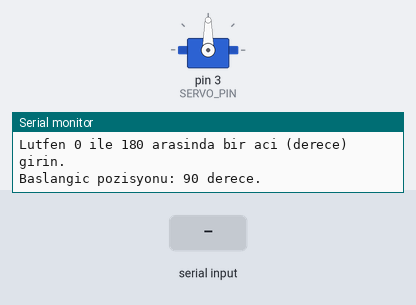
A sketch run on a simulated Arduino Uno, built with avr-gcc and run on an emulated ATmega328P. Parts: servo, the last lines printed to the serial monitor. The test bench sets the inputs (shaded band).

Above: at 1.2 s.
1.3 s: "30,150\n" received over Serial
At 2.1 s:
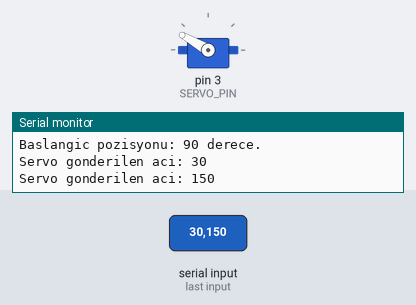
At 3.5 s:
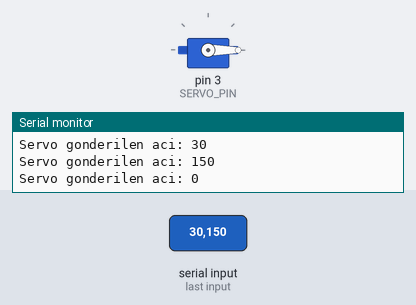
3.8 s: "90,45\n" received over Serial
At 4.6 s:
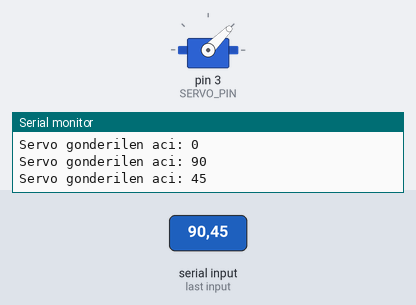
Timing chart, 0 to 6.8 s (numbered marks = the images above; inputs shaded):
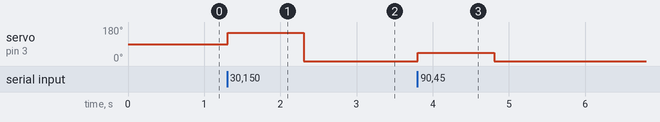

Measured:
- after the input at 1.3 s, servo on pin 3 (SERVO_PIN): 90° → 150° at once, → 0° 1.0 s later
- after the input at 3.8 s, servo on pin 3 (SERVO_PIN): 0° → 45° at once, → 0° 1.0 s later

The sketch:

ServoController.ino
```cpp
#include <Servo.h>


#define SERVO_PIN 3

Servo direksiyonServo;
int gelenAci = 90;

void setup() {

  direksiyonServo.attach(SERVO_PIN);


  Serial.begin(9600);
  Serial.println("--- SERVO TEST MODU BASLADI ---");
  Serial.println("Lutfen 0 ile 180 arasinda bir aci (derece) girin.");


  direksiyonServo.write(90);
  Serial.println("Baslangic pozisyonu: 90 derece.");
}


void loop() {


  if (Serial.available() > 0) {


    gelenAci = Serial.parseInt();


    if (gelenAci >= 0 && gelenAci <= 180) {


      direksiyonServo.write(gelenAci);

      Serial.print("Servo gonderilen aci: ");
      Serial.println(gelenAci);

    } else {
      Serial.println("Gecersiz Aci Degeri! Lutfen 0-180 araliginda bir sayi girin.");
    }
  }
}
```
